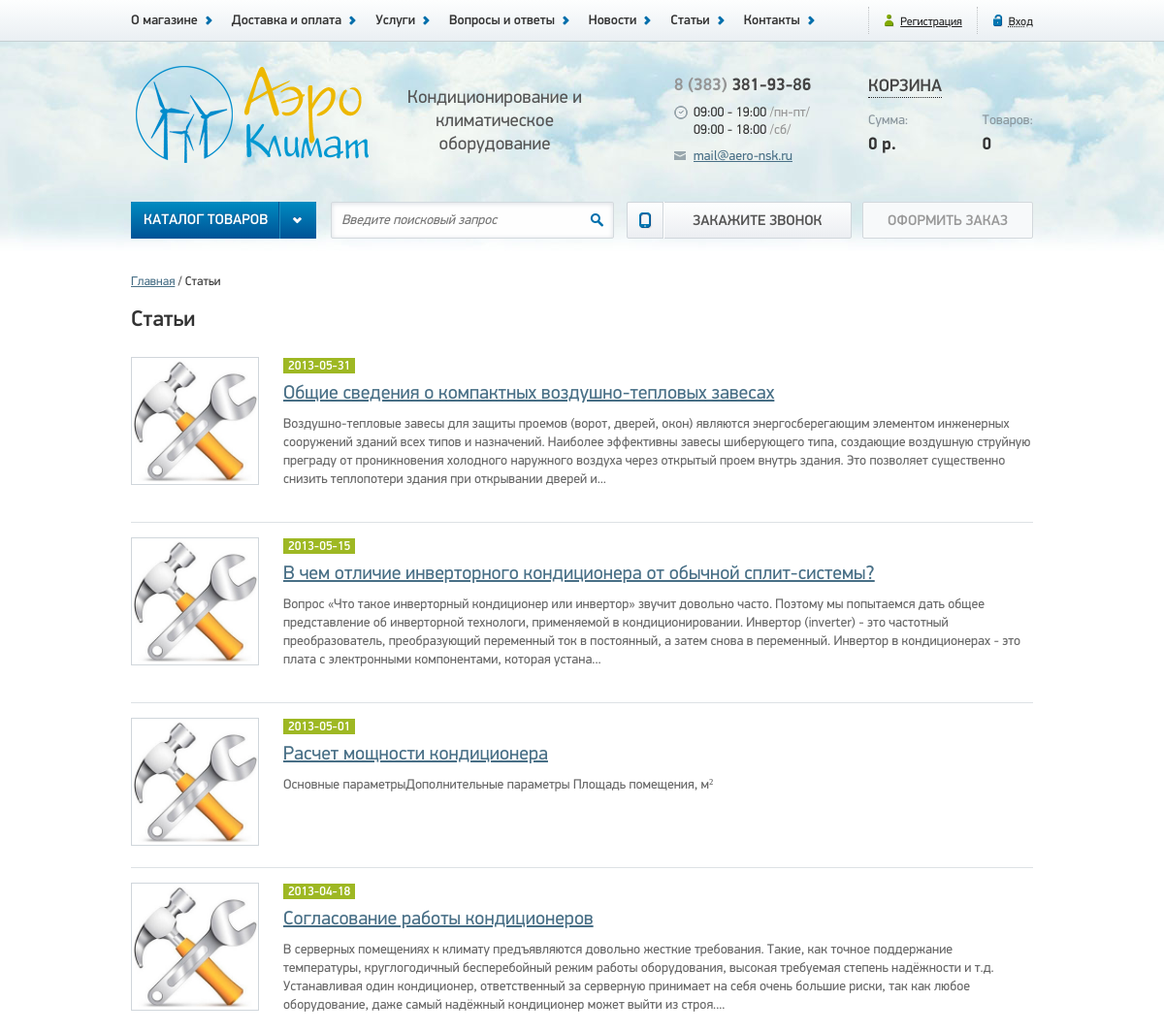
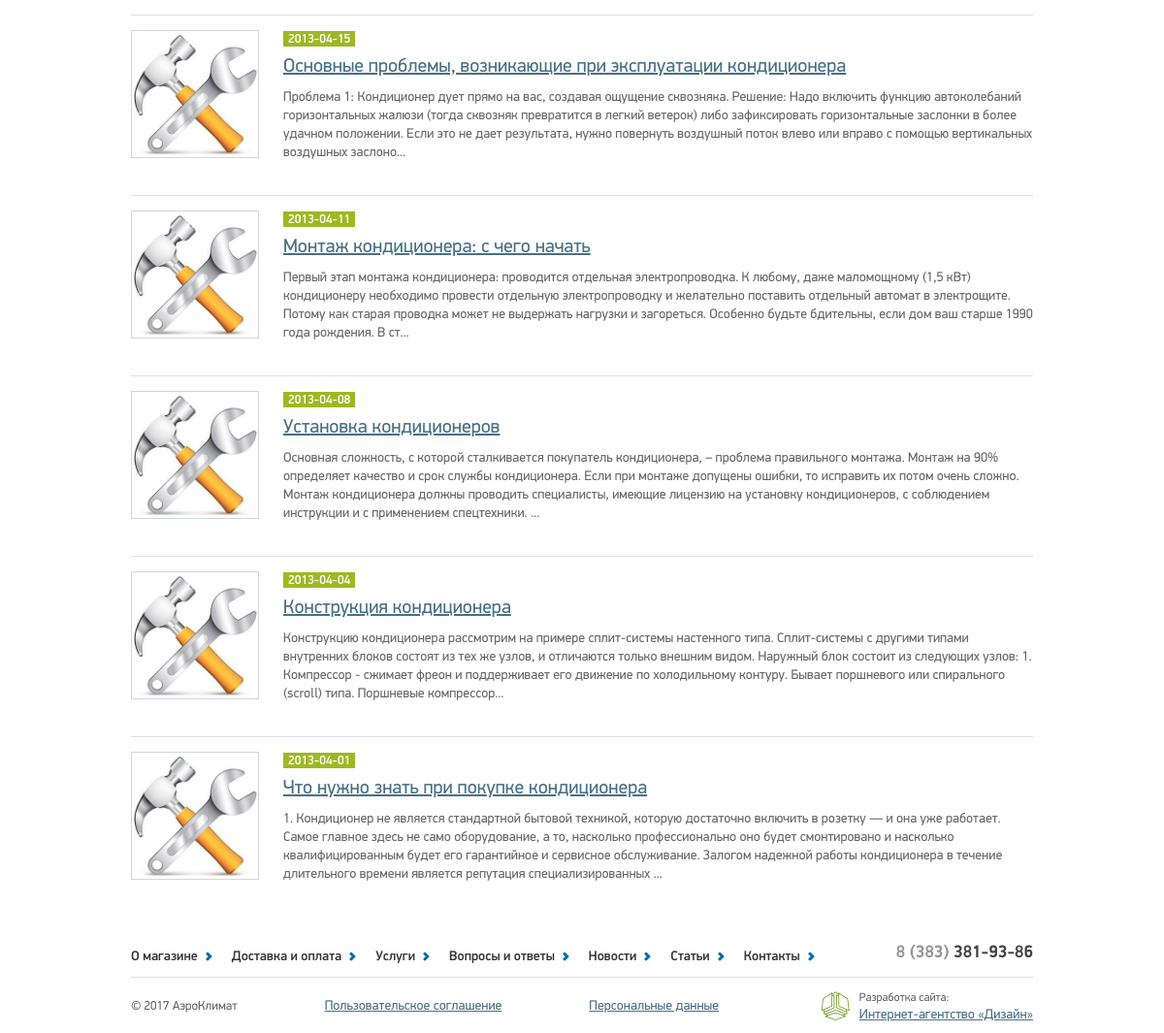
/papers, run on the app's committed database (2 pictures, top to bottom).
### tables this page shows
CREATE TABLE `pages` (
  `id` int(3) NOT NULL,
  `name` varchar(255) NOT NULL,
  `title` varchar(255) NOT NULL,
  `meta_d` varchar(255) NOT NULL,
  `meta_k` varchar(255) NOT NULL,
  `text` text NOT NULL,
  `text1` text,
  `text2` text,
  `text3` text
);

CREATE TABLE `papers` (
  `id` int(5) NOT NULL,
  `author_id` int(5) DEFAULT NULL,
  `title` varchar(255) NOT NULL,
  `date` date NOT NULL,
  `image` varchar(255) DEFAULT NULL,
  `text` text NOT NULL
);

### app/Controllers/Papers.php (called while the page is built, shortened)
<?php
class Papers
    extends Controller
{
    protected function actionDefault()
    {
        $this->view->items = Paper::findAllLast();
        $this->view->page  = Page::findByName('papers');
        $this->view->display(__DIR__ . '/../../views/default/news.php');
    }
}

### public/index.php (called while the page is built, shortened)
<?php
$uri = $_SERVER['REQUEST_URI'];
$parts = explode('/', $uri);
foreach ($parts as $key => $part){
    $parts[$key] = ucfirst($part);
}
if ($parts[1] === 'Admin'){
    $controllerClass = '\\App\\Controllers\\Admin\\' . (!empty($parts[2]) ? $parts[2] : 'Index');
    if (!class_exists($controllerClass)) {
        $controller = new Errors();
        $controller->action('403');
    }
    $actionName = (!empty($parts[3]) ? $parts[3] : 'Default');
} else {
    $actionName = (!empty($parts[2]) ? $parts[2] : 'Default');
}
$controller = new $controllerClass;
try {
    $controller->action($actionName);
} catch (DbException $e) {
    $controller = new Errors();
    $controller->action('500');
} catch (NotFoundException $e) {
    $controller = new Errors();
    $controller->action('404');
} catch (UploaderException $e) {
    $controller = new Errors();
    $controller->action('400');
}

### app/Db.php (called while the page is built, shortened)
<?php
class Db
{
    protected $dbh;
    public function __construct()
    {
        $config = Config::getInstance()->data;
        $dsn = 'mysql:host=' . $config['db']['host'] . ';dbname=' . $config['db']['dbname'];
        try {
            $this->dbh = new \PDO($dsn, $config['db']['user'], $config['db']['password']);
        } catch (\PDOException $e) {
            $exc = new DbException($e->getMessage(), $e->getCode());
            Logger::getInstance()->emergency($exc);
            throw $exc;
        }
    }
    public function query(string $sql, string $class, array $params = [])
    {
        try {
            $sth = $this->dbh->prepare($sql);
            $sth->execute($params);
            return $sth->fetchAll(\PDO::FETCH_CLASS, $class);
        } catch (\PDOException $e) {
            $exc = new DbException($e->getMessage(), $e->getCode());
            Logger::getInstance()->error($exc);
            throw $exc;
        }
    }
}

### app/Traits/Singleton.php (called while the page is built, shortened)
<?php
trait Singleton
{
    private static $instance = null;
    public static function getInstance()
    {
        if (static::$instance === null) {
            static::$instance = new static();
        }
        return static::$instance;
    }
}

### app/Config.php (called while the page is built, shortened)
<?php
class Config
{
    private function __construct()
    {
        $this->data = require __DIR__ . '/../config/config.php';
    }
}

### config/config.php (called while the page is built)
<?php
return [
    'db' => [
        'host'     => 'localhost',
        'dbname'   => 'aero',
        'user'     => 'root',
        'password' => ''
    ],
    'log' => [
        'error'    => __DIR__ . '/../logs/errors.log'
    ],
    'image' => [
        'path'     => __DIR__ . '/../public/images/'
    ]
];

### app/Models/Model.php (called while the page is built, shortened)
<?php
abstract class Model
{
    protected static $table = null;
    public static function findAllLast()
    {
        $sql = 'SELECT * FROM ' . static::$table . ' ORDER BY id DESC';
        $db = new Db();
        $data = $db->query($sql, static::class);
        return $data;
    }
    public static function findByName(string $name)
    {
        $sql = 'SELECT * FROM ' . static::$table . ' WHERE name=:name';
        $params = [
            ':name' => $name
        ];
        $db = new Db();
        $data = $db->query($sql, static::class, $params);
        return array_shift($data);
    }
}

### app/Traits/Magic.php (called while the page is built, shortened)
<?php
trait Magic
{
    protected $data = [];
    public function __set($name, $value)
    {
        $this->data[$name] = $value;
    }
    public function __get($name)
    {
        return $this->data[$name];
    }
}

### app/Models/Paper.php (called while the page is built, shortened)
<?php
class Paper
    extends Model
{
    public function __get($name)
    {
        return $this->data[$name];
    }
}

### views/default/news.php (the view)
<?php require __DIR__ . '/../header.php'; ?>
<section class="container clearfix">
    <div class="path">
        <span>
            <a href="/">Главная</a>
        </span>
        <span>
            <?php echo $page->title; ?>
        </span>
    </div>
    <main class="wide">
        <h1><?php echo $page->title; ?></h1>
        <?php foreach ($items as $item) : ?>
            <article class="clearfix">
                <img class="left" src="/images/<?php echo $page->name; ?>/<?php echo $item->image; ?>" width="130"/>
                <span class="date"><?php echo $item->date; ?></span>
                <a href="/<?php echo $page->name; ?>/show/?id=<?php echo $item->id; ?>" class="title">
                    <?php echo $item->title; ?>
                </a>
                <p><?php echo strip_tags(mb_substr($item->text, 0, 400) . '...'); ?></p>
            </article>
        <?php endforeach; ?>
    </main>
</section>
<?php require __DIR__ . '/../footer.php';

### public/css/style.css (style rules this page uses)
.left { float: left; }
.clearfix::after { content:""; display: table; clear: both; }
body { background: #ffffff url(/images/bg.jpg) repeat-x 0 42px; }
p { font: 14px/19px "Display"; color: #666666; margin-top: 10px; margin-bottom: 20px; }
h1 { font: 23px "DisplayMedium"; color: #333; padding-bottom: 10px; }
.container { width: 930px; margin: 0 auto; }
.path { margin: 15px 0; font: 13px "Display"; color: #333333; }
.path a { font-size: 13px; }
.path span:after { content: " / "; }
.path span:last-child::after { content: ""; }
main.wide img, main.narrow img { border: 1px solid #D0D6DB; margin: 0 25px 7px 0; }
main.wide article, main.narrow article { padding: 15px 0; border-bottom: 1px solid #dde1e5; }
main.wide article:last-child, main.narrow article:last-child { border-bottom: none; }
main.wide .date, main.narrow .date { font: 13px "DisplayMedium"; color: #fff; padding: 0 5px; background: #9eb823; }
main.wide .title, main.narrow .title { display: block; font: 20px/24px "Display"; margin: 8px 0; }

### data on the page
pages: title "Статьи"
papers: image.name (picture), date "2013-05-31", title "Общие сведения о компактных воздушно-тепловых завесах", text "Воздушно-тепловые завесы для защиты проемов (ворот, дверей, окон) являются энергосберегающим элементом инженерных сооружений зданий всех типов и назначений. Наиболее эффективны завесы шиберующего типа, создающие воздушную струйную преграду от проникновения холодного наружного воздуха через открытый проем внутрь здания. Это позволяет существенно снизить теплопотери здания при открывании дверей и..."
papers: image.name (picture), date "2013-05-15", title "В чем отличие инверторного кондиционера от обычной сплит-системы?", text "Вопрос «Что такое инверторный кондиционер или инвертор» звучит довольно часто. Поэтому мы попытаемся дать общее представление об инверторной технологи, применяемой в кондиционировании. Инвертор (inverter) - это частотный преобразователь, преобразующий переменный ток в постоянный, а затем снова в переменный. Инвертор в кондиционерах - это плата с электронными компонентами, которая устана..."
papers: image.name (picture), date "2013-05-01", title "Расчет мощности кондиционера", text "Основные параметрыДополнительные параметры Площадь помещения, м²"
papers: image.name (picture), date "2013-04-18", title "Согласование работы кондиционеров", text "В серверных помещениях к климату предъявляются довольно жeсткие требования. Такие, как точное поддержание температуры, круглогодичный бесперебойный режим работы оборудования, высокая требуемая степень надёжности и т.д. Устанавливая один кондиционер, ответственный за серверную принимает на себя очень большие риски, так как любое оборудование, даже самый надёжный кондиционер может выйти из строя...."
papers: image.name (picture), date "2013-04-15", title "Основные проблемы, возникающие при эксплуатации кондиционера", text "Проблема 1: Кондиционер дует прямо на вас, создавая ощущение сквозняка. Решение: Надо включить функцию автоколебаний горизонтальных жалюзи (тогда сквозняк превратится в легкий ветерок) либо зафиксировать горизонтальные заслонки в более удачном положении. Если это не дает результата, нужно повернуть воздушный поток влево или вправо с помощью вертикальных воздушных заслоно..."
papers: image.name (picture), date "2013-04-11", title "Монтаж кондиционера: с чего начать", text "Первый этап монтажа кондиционера: проводится отдельная электропроводка. К любому, даже маломощному (1,5 кВт) кондиционеру необходимо провести отдельную электропроводку и желательно поставить отдельный автомат в электрощите. Потому как старая проводка может не выдержать нагрузки и загореться. Особенно будьте бдительны, если дом ваш старше 1990 года рождения. В ст..."
papers: image.name (picture), date "2013-04-08", title "Установка кондиционеров", text "Основная сложность, с которой сталкивается покупатель кондиционера, – проблема правильного монтажа. Монтаж на 90% определяет качество и срок службы кондиционера. Если при монтаже допущены ошибки, то исправить их потом очень сложно. Монтаж кондиционера должны проводить специалисты, имеющие лицензию на установку кондиционеров, с соблюдением инструкции и с применением спецтехники. ..."
papers: image.name (picture), date "2013-04-04", title "Конструкция кондиционера", text "Конструкцию кондиционера рассмотрим на примере сплит-системы настенного типа. Сплит-системы с другими типами внутренних блоков состоят из тех же узлов, и отличаются только внешним видом. Наружный блок состоит из следующих узлов: 1. Компрессор - сжимает фреон и поддерживает его движение по холодильному контуру. Бывает поршневого или спирального (scroll) типа. Поршневые компрессор..."
papers: image.name (picture), date "2013-04-01", title "Что нужно знать при покупке кондиционера", text "1. Кондиционер не является стандартной бытовой техникой, которую достаточно включить в розетку — и она уже работает. Самое главное здесь не само оборудование, а то, насколько профессионально оно будет смонтировано и насколько квалифицированным будет его гарантийное и сервисное обслуживание. Залогом надежной работы кондиционера в течение длительного времени является репутация специализированных ..."
